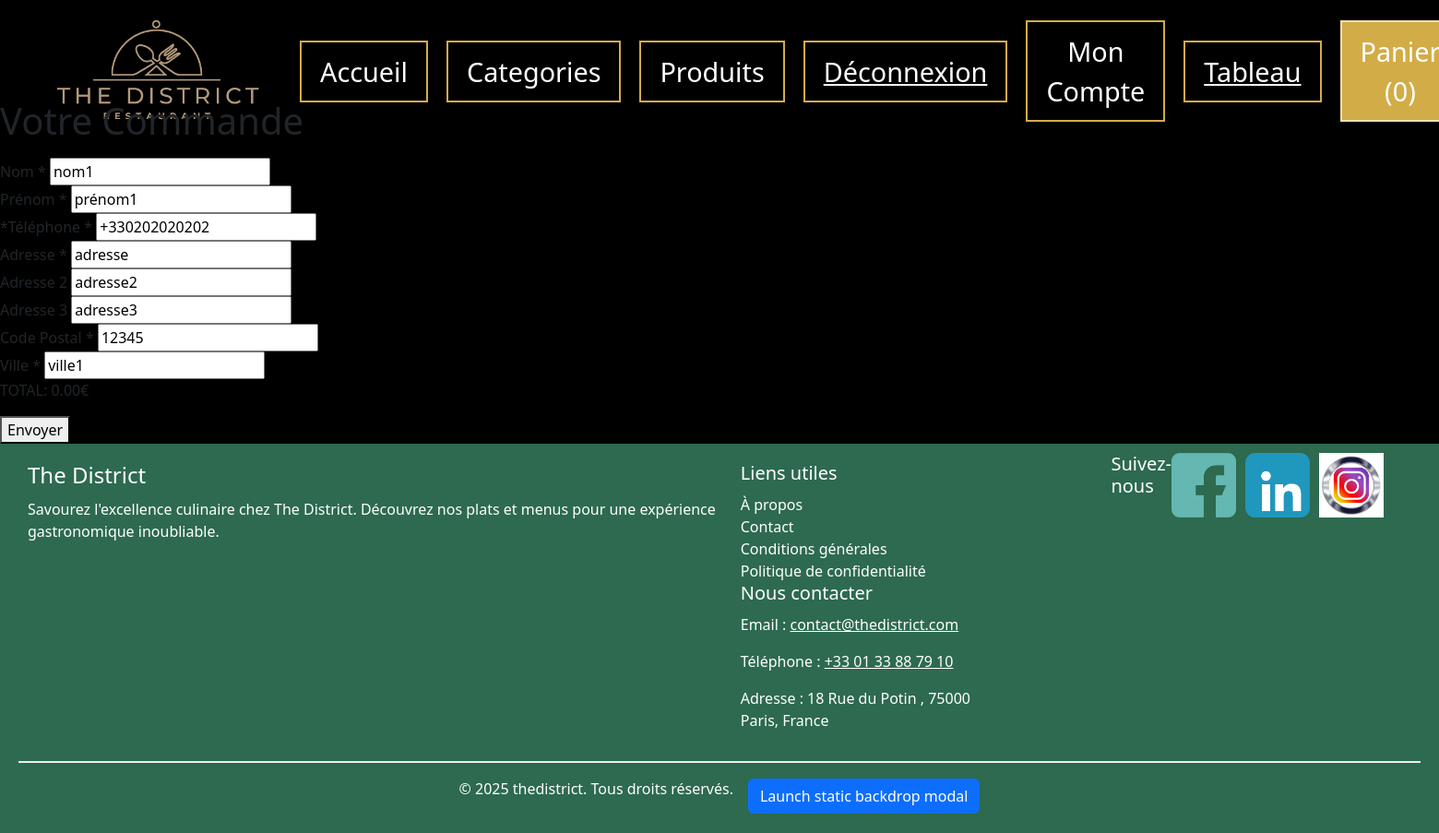
/commande.php (signed in), run on the app's committed database.
### tables this page shows
CREATE TABLE IF NOT EXISTS `client` (
  `client_ID` int(11) NOT NULL AUTO_INCREMENT,
  `client_nom` varchar(50) NOT NULL,
  `client_prenom` varchar(50) NOT NULL,
  `client_tel` varchar(13) NOT NULL,
  `client_cp` varchar(5) NOT NULL,
  `client_ville` varchar(50) NOT NULL,
  `client_adresse1` varchar(50) NOT NULL,
  `client_adresse2` varchar(50) DEFAULT NULL,
  `client_adresse3` varchar(50) DEFAULT NULL,
  `utilisateur_ID` int(11) NOT NULL,
  PRIMARY KEY (`client_ID`),
  UNIQUE KEY `utilisateur_ID` (`utilisateur_ID`)
);

### commande.php (the view, shortened to what this page needs)
<?php
include 'header.php';
$utilisateur = $_SESSION['utilisateur_ID'];
$clientExistant = null;
if ($utilisateur) {
    $stmtClient = $pdo->prepare("SELECT * FROM client WHERE utilisateur_ID = :utilisateur_ID");
    $stmtClient->execute([':utilisateur_ID' => $_SESSION['utilisateur_ID']]);
    $clientExistant = $stmtClient->fetch(PDO::FETCH_ASSOC);
    if ($clientExistant) {
        $stmtAdresses = $pdo->prepare("SELECT * FROM client WHERE client_ID = :client_ID");
        $stmtAdresses->execute([':client_ID' => $clientExistant['client_ID']]);
        $adressesExistantes = $stmtAdresses->fetchAll(PDO::FETCH_ASSOC);
    }
}
?>
<main>
    <section>
        <h1>Votre Commande</h1>
        <form action="commande.php" method="post">
            <article>
                <label for="nom">Nom *</label>
                <input id="nom" type="text" name="nom" value="<?= $clientExistant ? htmlentities($clientExistant["client_nom"]) : "" ?>" required>
            </article>
            <article>
                <label for="prenom">Prénom *</label>
                <input id="prenom" type="text" name="prenom" value="<?= $clientExistant ? htmlentities($clientExistant["client_prenom"]) : "" ?>" required>
            </article>
            <article>
                <label for="tel">*Téléphone *</label>
                <input id="tel" type="text" name="tel" value="<?= $clientExistant ? htmlentities($clientExistant["client_tel"]) : "" ?>" required>
            </article>
    </section>
    <section>
        <label for="adresse">Adresse *</label>
        <input id="adresse" type="text" name="adresse" value="<?= $clientExistant ? htmlentities($clientExistant["client_adresse1"]) : "" ?>" required>
    </section>
    <section>
        <label for="adresse2">Adresse 2</label>
        <input id="adresse2" type="text" name="adresse2" value="<?= $clientExistant ? htmlentities($clientExistant["client_adresse2"]) : "" ?>">
    </section>
    <section>
        <label for="adresse3">Adresse 3</label>
        <input id="adresse3" type="text" name="adresse3" value="<?= $clientExistant ? htmlentities($clientExistant["client_adresse3"]) : "" ?>">
    </section>
    <section>
        <label for="codepostal">Code Postal *</label>
        <input id="codepostal" type="text" name="codepostal" value="<?= $clientExistant ? htmlentities($clientExistant["client_cp"]) : "" ?>" required>
    </section>
    <section>
        <label for="ville">Ville *</label>
        <input id="ville" type="text" name="ville" value="<?= $clientExistant ? htmlentities($clientExistant["client_ville"]) : "" ?>" required>
    </section>
    <p>TOTAL: <?= number_format(htmlentities($total), 2)?>€</p>
    <button type="submit">Envoyer</button>
</main>
<?php
include 'footer.php';
?>

### styles/style.css (style rules this page uses)
body { background-color: black; }

### data on the page
client: nom "nom1", prenom "prénom1", tel "+330202020202", adresse "adresse", adresse2 "adresse2", adresse3 "adresse3", codepostal "12345", ville "ville1"

### other printed values
$nombreTotal "0"
$total "0.00"
